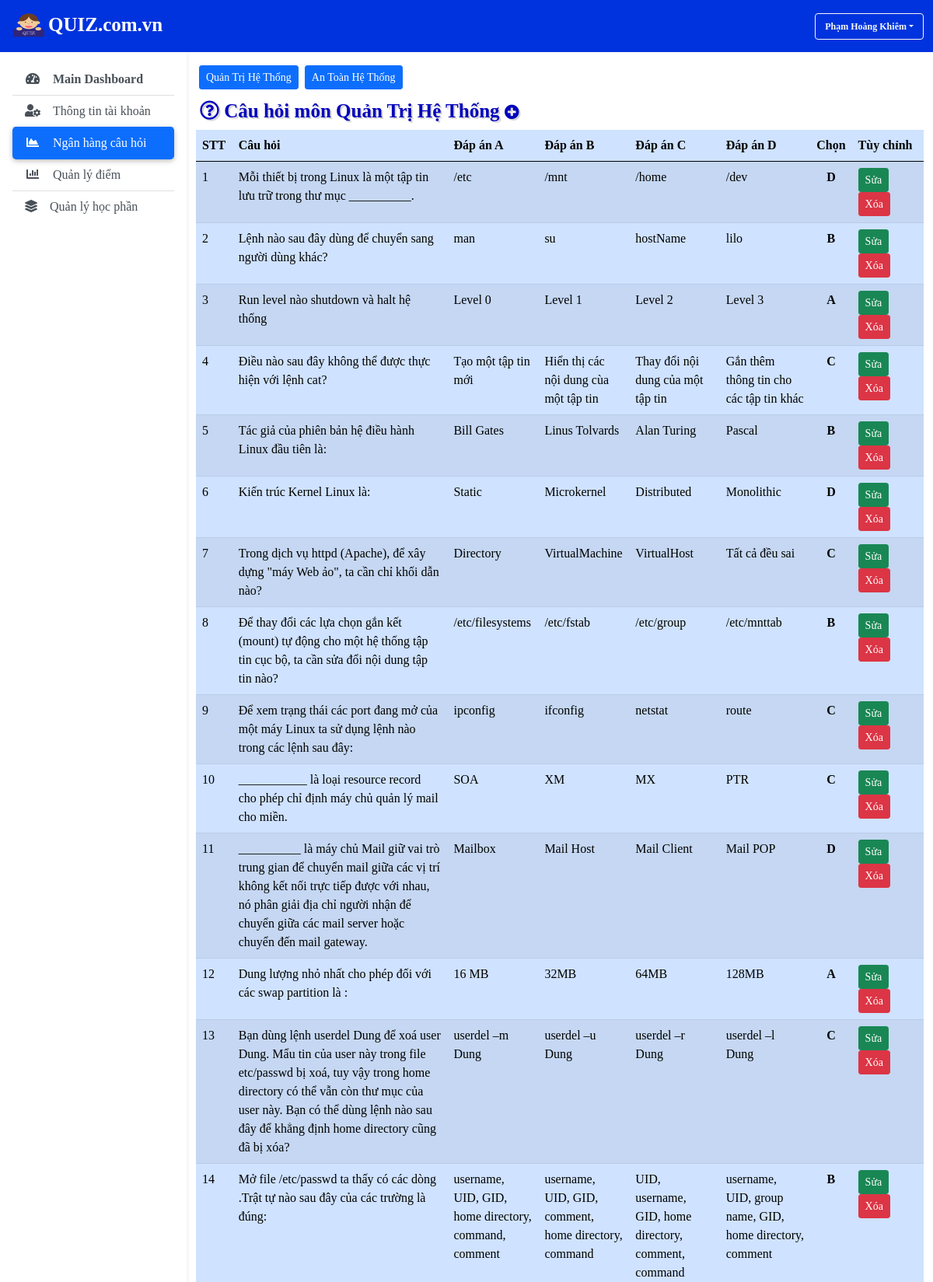
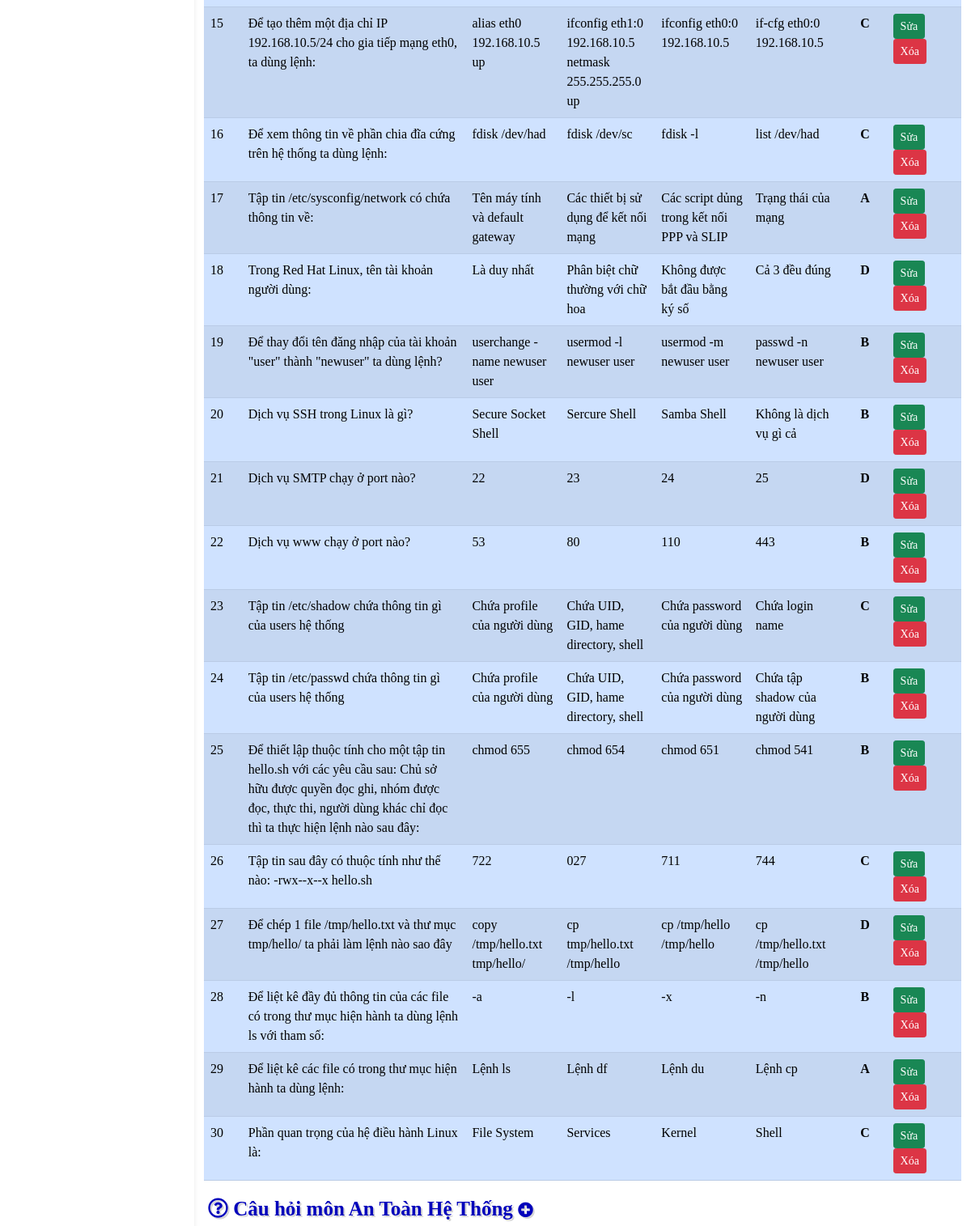
Screenshot of /admin/questions_management.php (signed in, upper part) with the database file from the repository (2 pictures, top to bottom).
### tables this page shows
CREATE TABLE `cauhoi` (
  `MaCH` int(11) NOT NULL,
  `MaMon` char(5) DEFAULT NULL,
  `NoiDung` varchar(1000) DEFAULT NULL,
  `OptionA` varchar(500) DEFAULT NULL,
  `OptionB` varchar(500) DEFAULT NULL,
  `OptionC` varchar(500) DEFAULT NULL,
  `OptionD` varchar(500) DEFAULT NULL,
  `DapAn` char(1) NOT NULL
);

### admin/questions_management.php (the view, shortened to what this page needs)
<?php
require_once('../connect.php');
$admin = $_SESSION['admin'];
$id = $admin['id'];
?>
<!DOCTYPE html>
<html>
<head>
	<link rel="stylesheet" type="text/css" href="../bootstrap/bootstrap.css">
	<link rel="stylesheet" href="https://cdnjs.cloudflare.com/ajax/libs/font-awesome/5.15.1/css/all.min.css" />
	<link rel="stylesheet" type="text/css" href="index_admin.css">
</head>
<body>
	<?php include 'navbar.php'?>
	<?php include 'sidebar.php'?>
	<div class="container-fluid">
		<div id="content">
			<div class="menu-subject">
				<?php
				$sql_subject = "SELECT DISTINCT a.MaMon, TenMon FROM HocPhan a INNER JOIN Mon b ON a.MaMon=b.MaMon WHERE MaGV= '$id'";
				$query_subject = $conn->query($sql_subject) or die('Có lỗi xảy ra');
				while ($row_subject=$query_subject->fetch_array()) {
					echo '<a href="#'.$row_subject['MaMon'].'" class="btn btn-sm btn-primary m-1">'.$row_subject['TenMon'].'</a>';
				}
				?>
			</div>
			<?php
			$sql_courses = "SELECT DISTINCT a.MaMon, TenMon FROM HocPhan a INNER JOIN Mon b ON a.MaMon=b.MaMon WHERE MaGV= '$id'";
			$query_courses = $conn->query($sql_courses) or die('Có lỗi xảy ra');
			while ($row_courses=$query_courses->fetch_array()) {
				$subject = $row_courses['MaMon'];
				$subject_name = $row_courses['TenMon'];
				echo '<div id="'.$subject.'" class="fw-bold subject"><i class="far fa-question-circle"></i> Câu hỏi môn '.$subject_name.' <a class="add-questions" href="form_add_questions.php?id='.$subject.'"><i class="fas fa-plus-circle"></i></a></div>';
				?>
				<table class="table table-striped table-responsive-md table-primary">
					<thead>
						<tr>
							<th scope="col" width="5%">STT</th>
							<th scope="col" width="30%">Câu hỏi</th>
							<th scope="col" width="12.5%">Đáp án A</th>
							<th scope="col" width="12.5%">Đáp án B</th>
							<th scope="col" width="12.5%">Đáp án C</th>
							<th scope="col" width="12.5%">Đáp án D</th>
							<th scope="col" width="5%">Chọn</th>
							<th scope="col" width="10%">Tùy chỉnh</th>
						</tr>
					</thead>
					<tbody>
						<?php
						$sql_questions = "SELECT * FROM CauHoi WHERE MaMon = '$subject' ORDER BY MaCH desc";
						$query_questions = $conn->query($sql_questions) or die('Có lỗi xảy ra');
						$index = 1;
						while ($row_questions = $query_questions->fetch_array()) {
							?>
							<tr>
								<td><?= $index++ ?></td>
								<td><?= $row_questions['NoiDung'] ?></td>
								<td><?= $row_questions['OptionA'] ?></td>
								<td><?= $row_questions['OptionB'] ?></td>
								<td><?= $row_questions['OptionC'] ?></td>
								<td><?= $row_questions['OptionD'] ?></td>
								<td class="fw-bold" align="center"><?= $row_questions['DapAn'] ?></td>
								<td>
									<a class="btn btn-sm btn-success" href="form_edit_questions.php?id=<?= $row_questions['MaCH'] ?>">Sửa</a>
									<a class="btn btn-sm btn-danger" href="warning_del_questions.php?id=<?= $row_questions['MaCH'] ?>">Xóa</a>
								</td>
							</tr>
						<?php	}
						?>
					</tbody>
				</table>
			<?php	}
			?>
		</div>
	</div>
</body>
</html>

### admin/index_admin.css (style rules this page uses)
body { font-style: 15px; font-family: 'Time New Roman'; }
a { text-decoration: none; }
#content { display: block; padding-left: 240px; padding-top: 80px; overflow-y: scroll; }
.subject { font-size: 25px; color: #0000BB; margin: 5px; text-shadow: 2px 2px 0px #d5d5d5; }
.add-questions { color: #0000BB; font-size: 19px; font-weight: 400px; }

### rows the page displays
cauhoi: NoiDung "Mỗi thiết bị trong Linux là một tập tin lưu trữ trong thư mục __________.", OptionA "/etc", OptionB "/mnt", OptionC "/home", OptionD "/dev", DapAn "D"
cauhoi: NoiDung "Lệnh nào sau đây dùng để chuyển sang người dùng khác?", OptionA "man", OptionB "su", OptionC "hostName", OptionD "lilo", DapAn "B"
cauhoi: NoiDung "Run level nào shutdown và halt hệ thống", OptionA "Level 0", OptionB "Level 1", OptionC "Level 2", OptionD "Level 3", DapAn "A"
cauhoi: NoiDung "Điều nào sau đây không thể được thực hiện với lệnh cat?", OptionA "Tạo một tập tin mới", OptionB "Hiển thị các nội dung cùa một tập tin", OptionC "Thay đổi nội dung của một tập tin", OptionD "Gắn thêm thông tin cho các tập tin khác", DapAn "C"
cauhoi: NoiDung "Tác giả của phiên bản hệ điều hành Linux đầu tiên là:", OptionA "Bill Gates", OptionB "Linus Tolvards", OptionC "Alan Turing", OptionD "Pascal", DapAn "B"
cauhoi: NoiDung "Kiến trúc Kernel Linux là:", OptionA "Static", OptionB "Microkernel", OptionC "Distributed", OptionD "Monolithic", DapAn "D"
cauhoi: NoiDung "Trong dịch vụ httpd (Apache), để xây dựng \"máy Web ảo\", ta cần chỉ khối dẫn nào?", OptionA "Directory", OptionB "VirtualMachine", OptionC "VirtualHost", OptionD "Tất cả đều sai", DapAn "C"
cauhoi: NoiDung "Để thay đổi các lựa chọn gắn kết (mount) tự động cho một hệ thống tập tin cục bộ, ta cần sửa đổi nội dung tập tin nào?", OptionA "/etc/filesystems", OptionB "/etc/fstab", OptionC "/etc/group", OptionD "/etc/mnttab", DapAn "B"
cauhoi: NoiDung "Để xem trạng thái các port đang mở của một máy Linux ta sử dụng lệnh nào trong các lệnh sau đây:", OptionA "ipconfig", OptionB "ifconfig", OptionC "netstat", OptionD "route", DapAn "C"
cauhoi: NoiDung "___________ là loại resource record cho phép chỉ định máy chủ quản lý mail cho miền.", OptionA "SOA", OptionB "XM", OptionC "MX", OptionD "PTR", DapAn "C"
cauhoi: NoiDung "__________ là máy chủ Mail giữ vai trò trung gian để chuyển mail giữa các vị trí không kết nối trực tiếp được với nhau, nó phân giải địa chỉ người nhận để chuyển giữa các mail server hoặc chuyển đến mail gateway.", OptionA "Mailbox", OptionB "Mail Host", OptionC "Mail Client", OptionD "Mail POP", DapAn "D"
cauhoi: NoiDung "Dung lượng nhỏ nhất cho phép đối với các swap partition là :", OptionA "16 MB", OptionB "32MB", OptionC "64MB", OptionD "128MB", DapAn "A"
cauhoi: NoiDung "Bạn dùng lệnh userdel Dung để xoá user Dung. Mẩu tin của user này trong file etc/passwd bị xoá, tuy vậy trong home directory có thể vẫn còn thư mục của user này. Bạn có thể dùng lệnh nào sau đây để khẳng định home directory cũng đã bị xóa?", OptionA "userdel –m Dung", OptionB "userdel –u Dung", OptionC "userdel –r Dung", OptionD "userdel –l Dung", DapAn "C"
cauhoi: NoiDung "Mở file /etc/passwd ta thấy có các dòng .Trật tự nào sau đây của các trường là đúng:", OptionA "username, UID, GID, home directory, command, comment", OptionB "username, UID, GID, comment, home directory, command", OptionC "UID, username, GID, home directory, comment, command", OptionD "username, UID, group name, GID, home directory, comment", DapAn "B"
cauhoi: NoiDung "Để tạo thêm một địa chỉ IP 192.168.10.5/24 cho gia tiếp mạng eth0, ta dùng lệnh:", OptionA "alias eth0 192.168.10.5 up", OptionB "ifconfig eth1:0 192.168.10.5 netmask 255.255.255.0 up", OptionC "ifconfig eth0:0 192.168.10.5", OptionD "if-cfg eth0:0 192.168.10.5", DapAn "C"
cauhoi: NoiDung "Để xem thông tin về phần chia đĩa cứng trên hệ thống ta dùng lệnh:", OptionA "fdisk /dev/had", OptionB "fdisk /dev/sc", OptionC "fdisk -l", OptionD "list /dev/had", DapAn "C"
cauhoi: NoiDung "Tập tin /etc/sysconfig/network có chứa thông tin về:", OptionA "Tên máy tính và default gateway", OptionB "Các thiết bị sử dụng để kết nối mạng", OptionC "Các script dủng trong kết nối PPP và SLIP", OptionD "Trạng thái của mạng", DapAn "A"
cauhoi: NoiDung "Trong Red Hat Linux, tên tài khoản người dùng:", OptionA "Là duy nhất", OptionB "Phân biệt chữ thường với chữ hoa", OptionC "Không được bắt đầu bằng ký số", OptionD "Cả 3 đều đúng", DapAn "D"
cauhoi: NoiDung "Để thay đổi tên đăng nhập của tài khoản \"user\" thành \"newuser\" ta dùng lệnh?", OptionA "userchange -name newuser user", OptionB "usermod -l newuser user", OptionC "usermod -m newuser user", OptionD "passwd -n newuser user", DapAn "B"
cauhoi: NoiDung "Dịch vụ SSH trong Linux là gì?", OptionA "Secure Socket Shell", OptionB "Sercure Shell", OptionC "Samba Shell", OptionD "Không là dịch vụ gì cả", DapAn "B"
cauhoi: NoiDung "Dịch vụ SMTP chạy ở port nào?", OptionA "22", OptionB "23", OptionC "24", OptionD "25", DapAn "D"
cauhoi: NoiDung "Dịch vụ www chạy ở port nào?", OptionA "53", OptionB "80", OptionC "110", OptionD "443", DapAn "B"
cauhoi: NoiDung "Tập tin /etc/shadow chứa thông tin gì của users hệ thống", OptionA "Chứa profile của người dùng", OptionB "Chứa UID, GID, hame directory, shell", OptionC "Chứa password của người dùng", OptionD "Chứa login name", DapAn "C"
cauhoi: NoiDung "Tập tin /etc/passwd chứa thông tin gì của users hệ thống", OptionA "Chứa profile của người dùng", OptionB "Chứa UID, GID, hame directory, shell", OptionC "Chứa password của người dùng", OptionD "Chứa tập shadow của người dùng", DapAn "B"
cauhoi: NoiDung "Để thiết lập thuộc tính cho một tập tin hello.sh với các yêu cầu sau: Chủ sở hữu được quyền đọc ghi, nhóm được đọc, thực thi, người dùng khác chỉ đọc thì ta thực hiện lệnh nào sau đây:", OptionA "chmod 655", OptionB "chmod 654", OptionC "chmod 651", OptionD "chmod 541", DapAn "B"
cauhoi: NoiDung "Tập tin sau đây có thuộc tính như thế nào: -rwx--x--x hello.sh", OptionA "722", OptionB "027", OptionC "711", OptionD "744", DapAn "C"
cauhoi: NoiDung "Để chép 1 file /tmp/hello.txt và thư mục tmp/hello/ ta phải làm lệnh nào sao đây", OptionA "copy /tmp/hello.txt tmp/hello/", OptionB "cp tmp/hello.txt /tmp/hello", OptionC "cp /tmp/hello /tmp/hello", OptionD "cp /tmp/hello.txt /tmp/hello", DapAn "D"
cauhoi: NoiDung "Để liệt kê đầy đủ thông tin của các file có trong thư mục hiện hành ta dùng lệnh ls với tham số:", OptionA "-a", OptionB "-l", OptionC "-x", OptionD "-n", DapAn "B"
cauhoi: NoiDung "Để liệt kê các file có trong thư mục hiện hành ta dùng lệnh:", OptionA "Lệnh ls", OptionB "Lệnh df", OptionC "Lệnh du", OptionD "Lệnh cp", DapAn "A"
cauhoi: NoiDung "Phần quan trọng của hệ điều hành Linux là:", OptionA "File System", OptionB "Services", OptionC "Kernel", OptionD "Shell", DapAn "C"

### other values shown
$_SESSION['admin']['name'] "Phạm Hoàng Khiêm"
$row_subject['TenMon'] "Quản Trị Hệ Thống"
$row_subject['TenMon'] "An Toàn Hệ Thống"
$subject_name "Quản Trị Hệ Thống"
$subject_name "An Toàn Hệ Thống"
